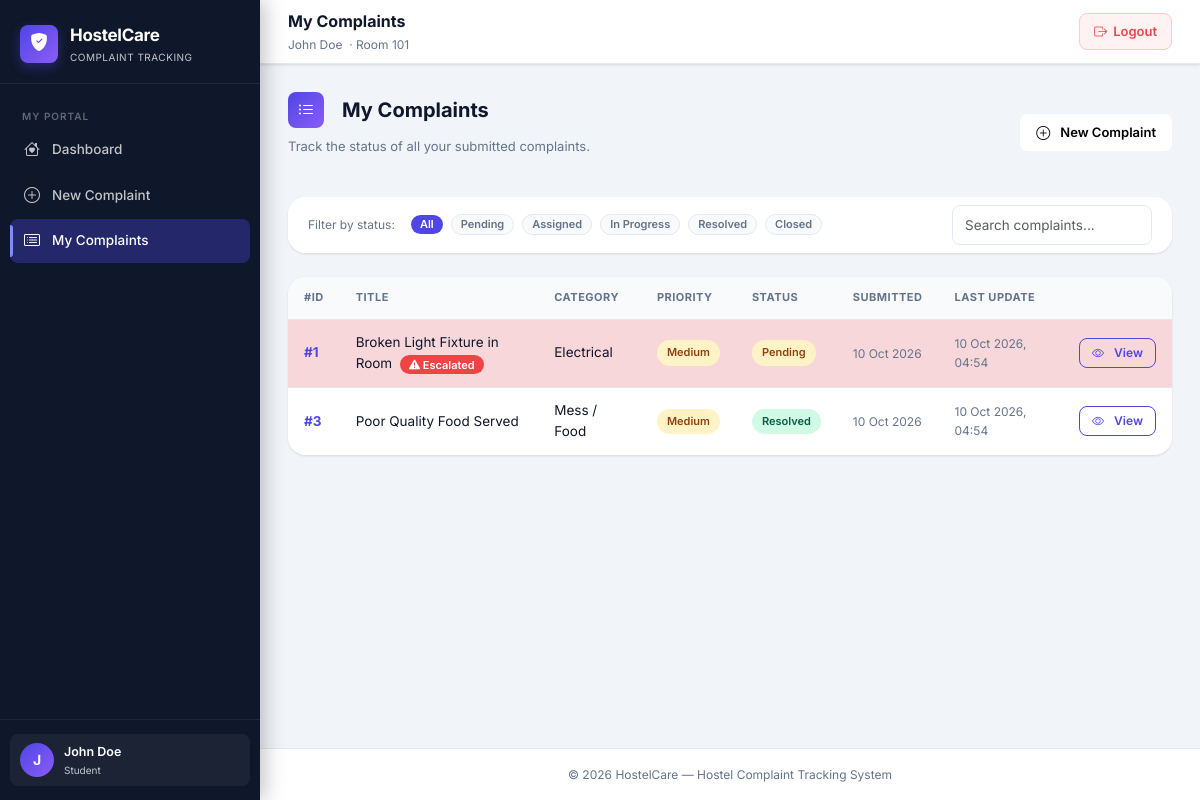
The page /student/my_complaints.php (signed in) on the database its author committed.
### tables this page shows
CREATE TABLE IF NOT EXISTS complaints (
  complaint_id INT PRIMARY KEY AUTO_INCREMENT,
  student_id INT NOT NULL,
  category_id INT NOT NULL,
  title VARCHAR(150) NOT NULL,
  description TEXT NOT NULL,
  image_path VARCHAR(255),
  priority ENUM('low','medium','high') DEFAULT 'medium',
  status ENUM('pending','assigned','in_progress','resolved','closed') DEFAULT 'pending',
  created_at DATETIME DEFAULT CURRENT_TIMESTAMP,
  updated_at DATETIME DEFAULT CURRENT_TIMESTAMP ON UPDATE CURRENT_TIMESTAMP,
  FOREIGN KEY (student_id) REFERENCES users(user_id) ON DELETE CASCADE ON UPDATE CASCADE,
  FOREIGN KEY (category_id) REFERENCES categories(category_id) ON DELETE RESTRICT ON UPDATE CASCADE,
  INDEX idx_student (student_id),
  INDEX idx_category (category_id),
  INDEX idx_status (status),
  INDEX idx_priority (priority),
  INDEX idx_created_at (created_at)
);

CREATE TABLE IF NOT EXISTS categories (
  category_id INT PRIMARY KEY AUTO_INCREMENT,
  name VARCHAR(50) NOT NULL UNIQUE,
  created_at DATETIME DEFAULT CURRENT_TIMESTAMP,
  updated_at DATETIME DEFAULT CURRENT_TIMESTAMP ON UPDATE CURRENT_TIMESTAMP
);

### student/my_complaints.php (the view, shortened to what this page needs)
<?php
$db         = getDB();
$student_id = $_SESSION['user_id'];
$filter     = $_GET['status'] ?? '';
$sql = "SELECT c.complaint_id, c.title, cat.name AS category, c.priority, c.status,
               c.created_at, c.updated_at,
               TIMESTAMPDIFF(HOUR, c.created_at, NOW()) AS hours_old
        FROM complaints c
        LEFT JOIN categories cat ON c.category_id = cat.category_id
        WHERE c.student_id = ?";
$params = [$student_id];
$sql .= ' ORDER BY c.created_at DESC';
$stmt = $db->prepare($sql);
$stmt->execute($params);
$complaints = $stmt->fetchAll();
include __DIR__ . '/../includes/header.php';
?>
<div class="page-header mb-4">
    <div class="d-flex justify-content-between align-items-center flex-wrap gap-2">
        <div>
            <h4><i class="bi bi-list-ul me-2"></i>My Complaints</h4>
            <p>Track the status of all your submitted complaints.</p>
        </div>
        <a href="<?= BASE_URL ?>/student/new_complaint.php" class="btn btn-light fw-semibold">
            <i class="bi bi-plus-circle me-1"></i>New Complaint
        </a>
    </div>
</div>
<div class="card border-0 shadow-sm mb-4">
    <div class="card-body py-2">
        <div class="d-flex gap-2 flex-wrap align-items-center">
            <span class="text-muted me-2 small">Filter by status:</span>
            <?php foreach ([''=>'All', 'pending'=>'Pending', 'assigned'=>'Assigned', 'in_progress'=>'In Progress', 'resolved'=>'Resolved', 'closed'=>'Closed'] as $val => $lbl): ?>
            <a href="?status=<?= $val ?>" class="badge text-decoration-none fs-6
                <?= $filter === $val ? 'bg-primary' : 'bg-light text-dark border' ?>">
                <?= $lbl ?>
            </a>
            <?php endforeach; ?>
            <div class="ms-auto">
                <input type="text" id="searchBox" class="form-control form-control-sm" placeholder="Search complaints..." data-table-search="complaintsTable" style="width:200px">
            </div>
        </div>
    </div>
</div>
<?php if (empty($complaints)): ?>
<div class="text-center py-5">
    <i class="bi bi-inbox text-muted" style="font-size:3rem"></i>
    <h5 class="mt-3 text-muted">No complaints found.</h5>
    <a href="<?= BASE_URL ?>/student/new_complaint.php" class="btn btn-primary mt-2">Submit your first complaint</a>
</div>
<?php else: ?>
<div class="card border-0 shadow-sm">
    <div class="table-responsive">
        <table class="table table-hover mb-0" id="complaintsTable">
            <thead class="table-light">
                <tr>
                    <th>#ID</th>
                    <th>Title</th>
                    <th>Category</th>
                    <th>Priority</th>
                    <th>Status</th>
                    <th>Submitted</th>
                    <th>Last Update</th>
                    <th></th>
                </tr>
            </thead>
            <tbody>
            <?php foreach ($complaints as $c):
                $isEscalated = in_array($c['status'], ['pending','assigned']) && $c['hours_old'] >= 48;
            ?>
            <tr class="<?= $isEscalated ? 'table-danger' : '' ?>">
                <td class="fw-bold text-primary">#<?= $c['complaint_id'] ?></td>
                <td>
                    <?= htmlspecialchars(mb_strimwidth($c['title'], 0, 50, '…')) ?>
                    <?php if ($isEscalated): ?>
                        <span class="badge bg-danger ms-1"><i class="bi bi-exclamation-triangle-fill"></i> Escalated</span>
                    <?php endif; ?>
                </td>
                <td><?= htmlspecialchars($c['category'] ?? 'N/A') ?></td>
                <td><span class="priority-badge priority-<?= $c['priority'] ?>"><?= ucfirst($c['priority']) ?></span></td>
                <td><span class="status-badge status-<?= $c['status'] ?>"><?= ucfirst(str_replace('_',' ',$c['status'])) ?></span></td>
                <td class="text-muted small"><?= date('d M Y', strtotime($c['created_at'])) ?></td>
                <td class="text-muted small"><?= date('d M Y, H:i', strtotime($c['updated_at'])) ?></td>
                <td>
                    <a href="<?= BASE_URL ?>/student/view_complaint.php?id=<?= $c['complaint_id'] ?>" class="btn btn-sm btn-outline-primary">
                        <i class="bi bi-eye me-1"></i>View
                    </a>
                </td>
            </tr>
            <?php endforeach; ?>
            </tbody>
        </table>
    </div>
</div>
<?php endif; ?>
<?php include __DIR__ . '/../includes/footer.php'; ?>

### rows shown on the page
complaints: complaint_id "1", title "Broken Light Fixture in Room", shows "Escalated", category.name "Electrical", priority "Medium", status "Pending", created_at "10 Oct 2026", updated_at "10 Oct 2026, 04:54"
complaints: complaint_id "3", title "Poor Quality Food Served", category.name "Mess / Food", priority "Medium", status "Resolved", created_at "10 Oct 2026", updated_at "10 Oct 2026, 04:54"

### other values the page prints
substr($user['name'], 0, 1) "J"
$user['name'] "John Doe"
$role "Student"
$pageTitle "My Complaints"
$user['room_no'] "101"
$lbl "All"
$lbl "Pending"
$lbl "Assigned"
$lbl "In Progress"
$lbl "Resolved"
$lbl "Closed"
